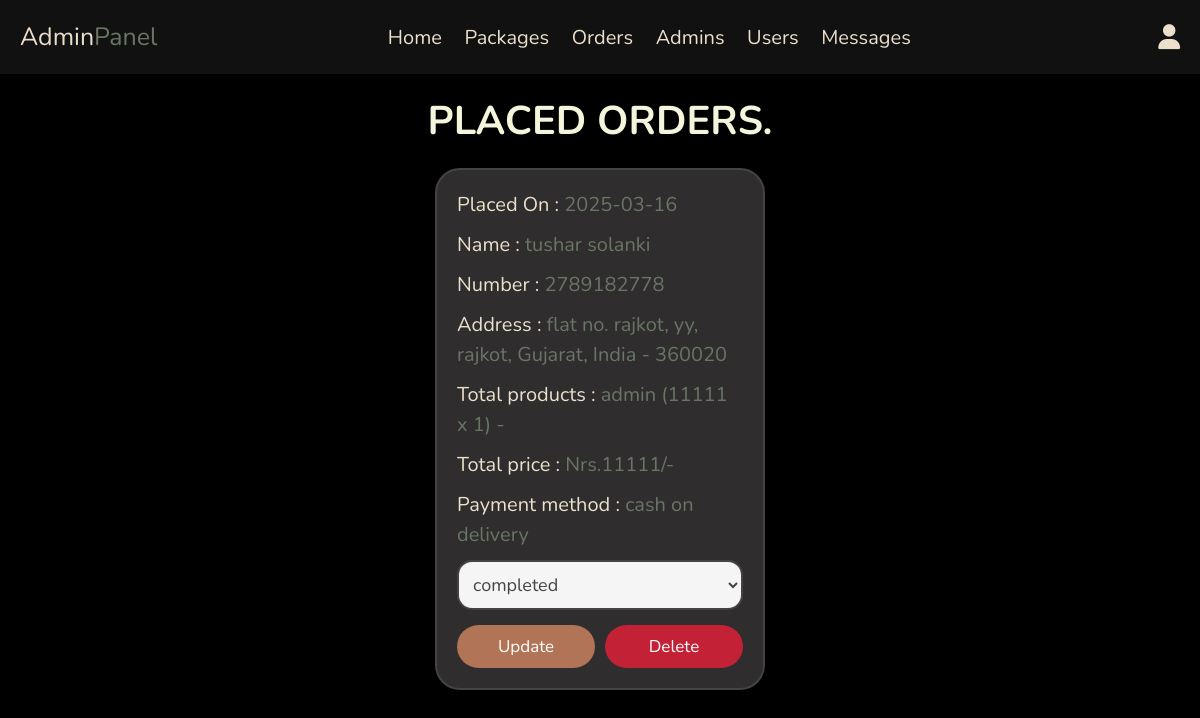
/admin/placed_orders.php (signed in), run on the app's committed database.
### tables this page shows
CREATE TABLE `orders` (
  `id` int(100) NOT NULL,
  `user_id` int(100) NOT NULL,
  `name` varchar(20) NOT NULL,
  `number` varchar(10) NOT NULL,
  `email` varchar(50) NOT NULL,
  `method` varchar(50) NOT NULL,
  `address` varchar(500) NOT NULL,
  `total_products` varchar(1000) NOT NULL,
  `total_price` int(100) NOT NULL,
  `placed_on` date NOT NULL DEFAULT current_timestamp(),
  `payment_status` varchar(20) NOT NULL DEFAULT 'pending'
);

### admin/placed_orders.php (the view, shortened to what this page needs)
<?php
include '../components/connect.php';
?>
<!DOCTYPE html>
<html lang="en">
<head>
   <link rel="stylesheet" href="https://cdnjs.cloudflare.com/ajax/libs/font-awesome/6.1.1/css/all.min.css">
   <link rel="stylesheet" href="../css/admin_style.css">
</head>
<body>
<?php include '../components/admin_header.php'; ?>
<section class="orders">
<h1 class="heading">Placed Orders.</h1>
<div class="box-container">
   <?php
      $select_orders = $conn->prepare("SELECT * FROM `orders`");
      $select_orders->execute();
      if($select_orders->rowCount() > 0){
         while($fetch_orders = $select_orders->fetch(PDO::FETCH_ASSOC)){
   ?>
   <div class="box">
      <p> Placed On : <span><?= $fetch_orders['placed_on']; ?></span> </p>
      <p> Name : <span><?= $fetch_orders['name']; ?></span> </p>
      <p> Number : <span><?= $fetch_orders['number']; ?></span> </p>
      <p> Address : <span><?= $fetch_orders['address']; ?></span> </p>
      <p> Total products : <span><?= $fetch_orders['total_products']; ?></span> </p>
      <p> Total price : <span>Nrs.<?= $fetch_orders['total_price']; ?>/-</span> </p>
      <p> Payment method : <span><?= $fetch_orders['method']; ?></span> </p>
      <form action="" method="post">
         <select name="payment_status" class="select">
            <option selected disabled><?= $fetch_orders['payment_status']; ?></option>
         </select>
        <div class="flex-btn">
         <input type="submit" value="update" class="option-btn" name="update_payment">
         <a href="placed_orders.php?delete=<?= $fetch_orders['id']; ?>" class="delete-btn" onclick="return confirm('delete this order?');">delete</a>
        </div>
      </form>
   </div>
   <?php
         }
      }else{
         echo '<p class="empty">no orders placed yet!</p>';
      }
   ?>
</div>
</section>
</body>
</html>

### css/admin_style.css (style rules this page uses)
:root { --main-color:#697565; --orange:#f39c12; --red:#e74c3c; --black:#444; --white:#fff; --light-color:#777; --light-bg:#f5f5f5; --border:.2rem solid var(--black); --box-shadow:0 .5rem 1rem rgba(0,0,0,.1); --nav:#ECDFCC; --form-color: #302e2efc; }
* { font-family: 'Nunito', sans-serif; margin:0; padding:0; box-sizing: border-box; outline: none; border:none; text-decoration: none; }
html { font-size: 62.5%; overflow-x: hidden; }
body { background-color: black; }
section { padding:2rem; max-width: 1200px; margin:0 auto; }
.heading { font-size: 4rem; color: beige; margin-bottom: 2rem; text-align: center; text-transform: uppercase; }
.btn, .delete-btn, .option-btn { display: block; width: 100%; margin-top: 1rem; border-radius: 2.5rem; padding:1rem 3rem; font-size: 1.7rem; text-transform: capitalize; color:var(--white); cursor: pointer; text-align: center; }
.option-btn { background-color: #B17457; }
.delete-btn { background-color: #c22136; }
.flex-btn { display: flex; gap:1rem; }
.orders .box-container { display: grid; grid-template-columns: repeat(auto-fit, 33rem); gap:1.5rem; align-items: flex-start; justify-content: center; }
.orders .box-container .box { padding:2rem; padding-top: 1rem; border-radius: 2.5rem; border:var(--border); background-color: var(--form-color); box-shadow: var(--box-shadow); }
.orders .box-container .box p { line-height: 1.5; font-size: 2rem; color:var(--nav); margin:1rem 0; }
.orders .box-container .box p span { color:var(--main-color); }
.orders .box-container .select { margin-bottom: .5rem; width: 100%; background-color: var(--light-bg); padding:1rem; font-size: 1.8rem; color:var(--black); border-radius: 1.5rem; border:var(--border); }

### data on the page
orders: placed_on "2025-03-16", name "tushar solanki", number "2789182778", address "flat no. rajkot, yy, rajkot, Gujarat, India - 360020", total_products "admin (11111 x 1) -", total_price "11111", method "cash on delivery", payment_status "completed"
